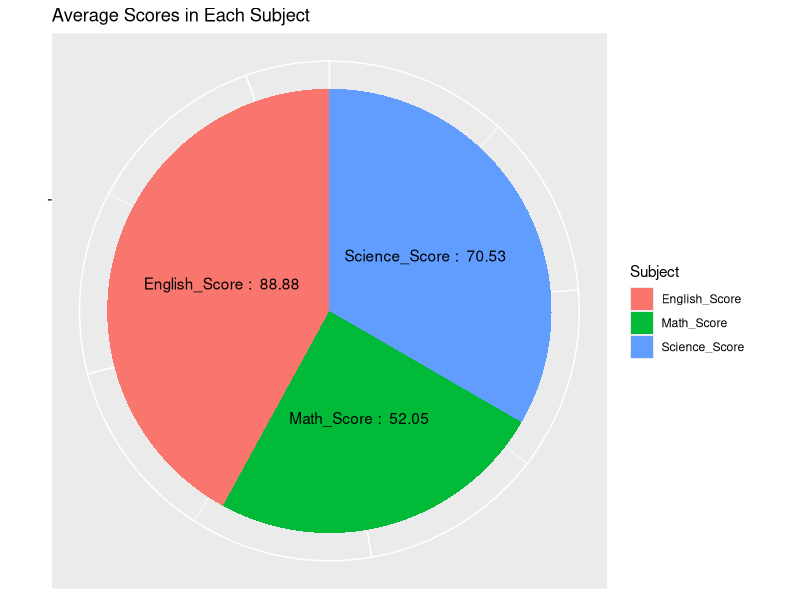
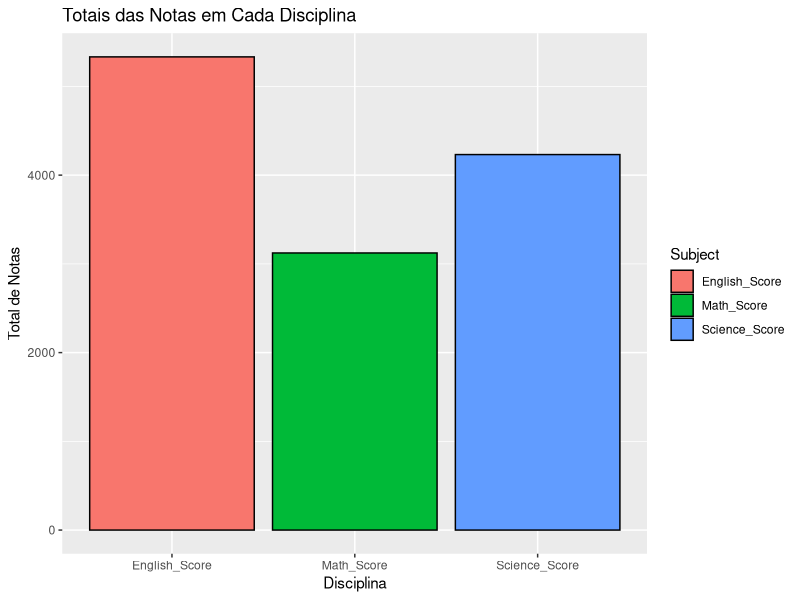
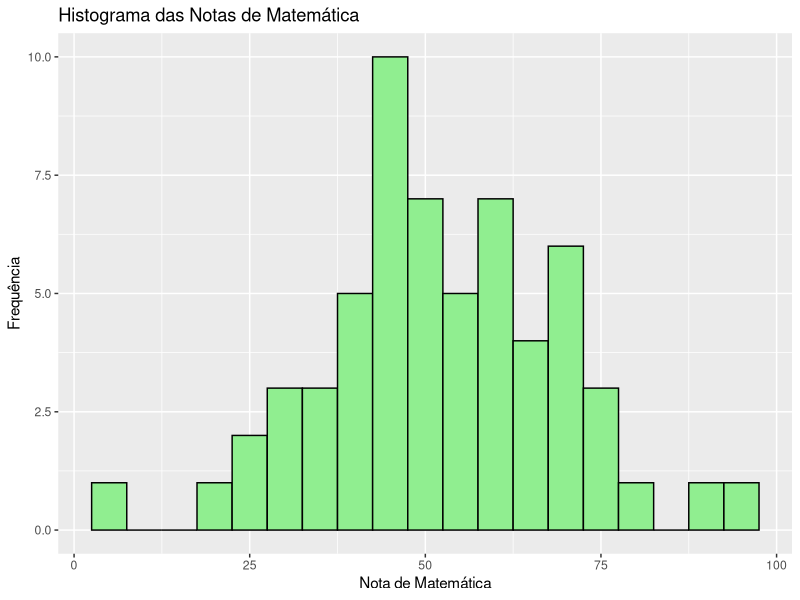
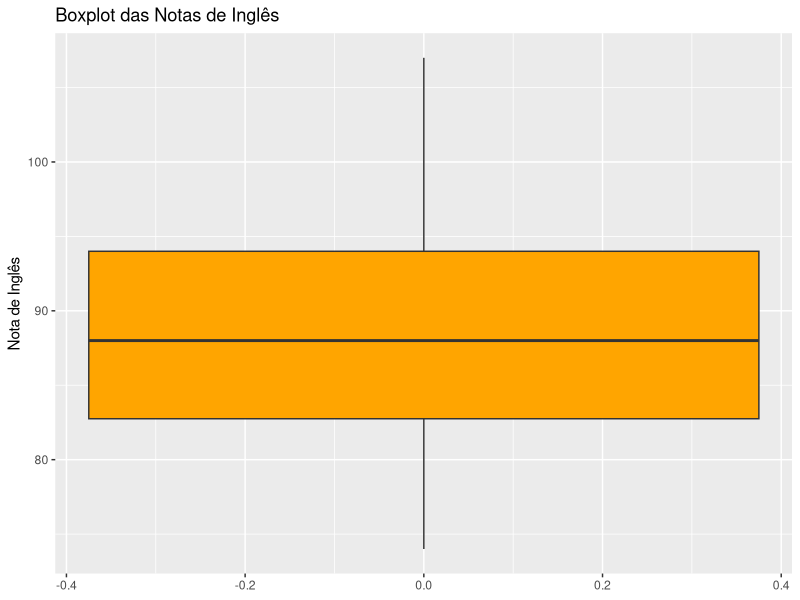
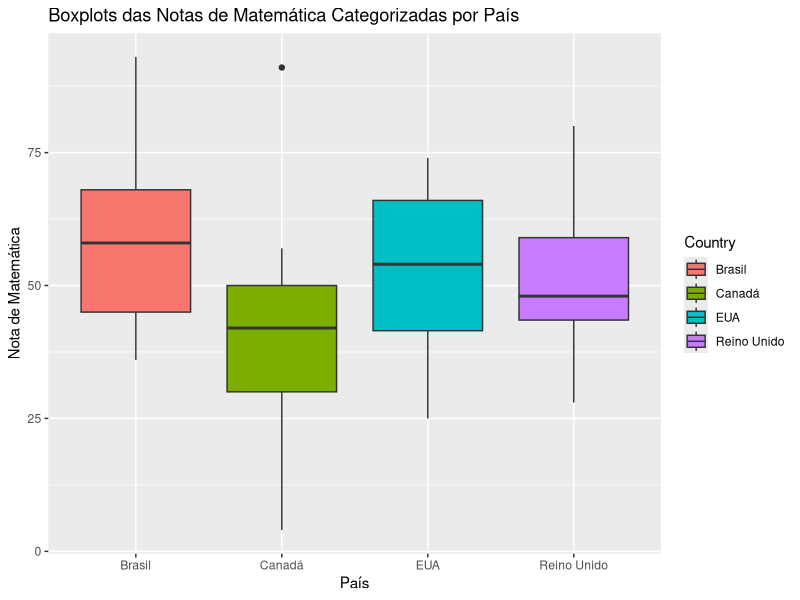
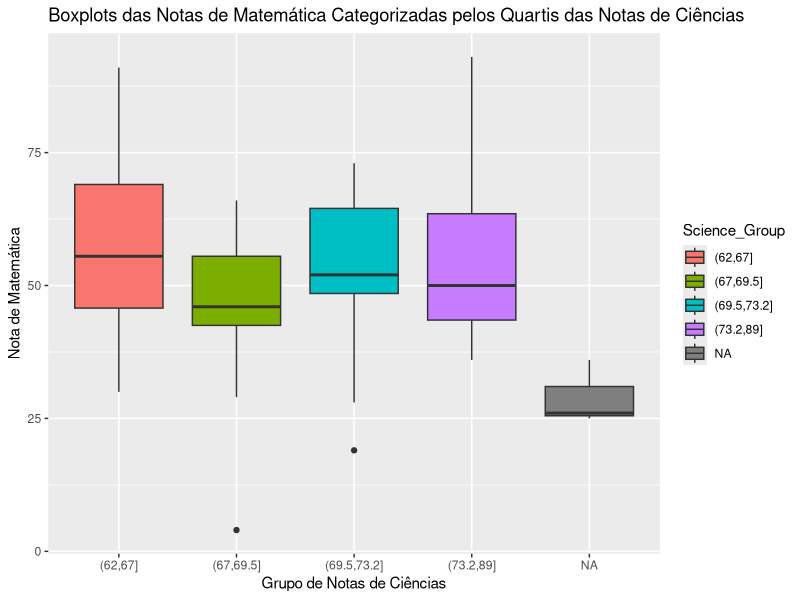
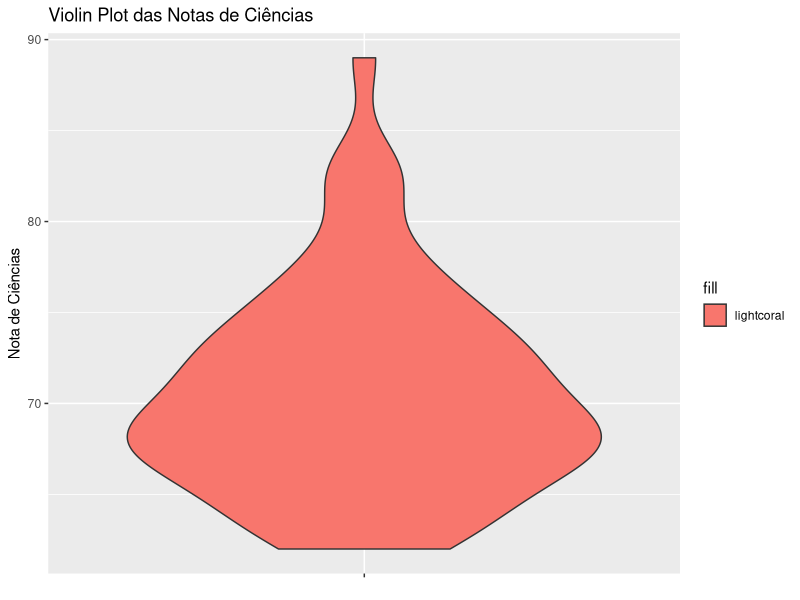
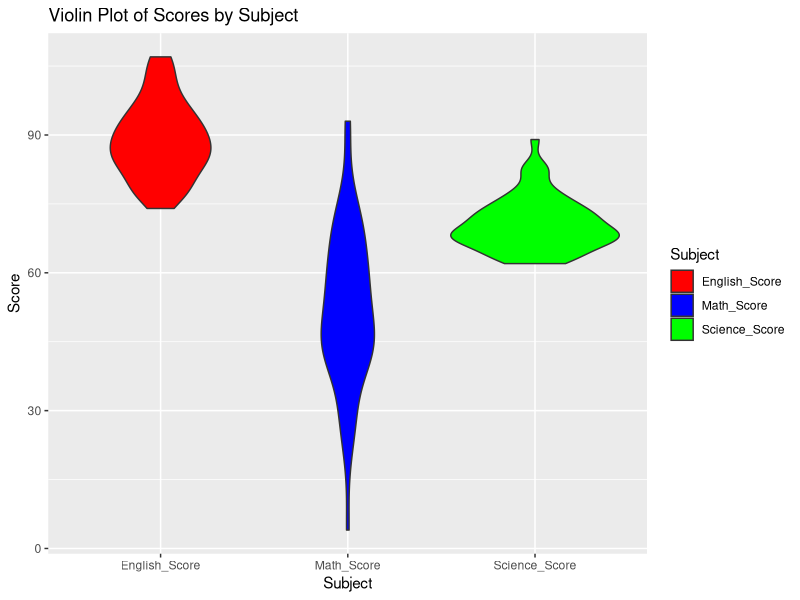

Recreate these plots in R, in order.
## ---- chunk 1
knitr::opts_chunk$set(echo = TRUE)
## ---- chunk 2
library(ggplot2)


data <- read.csv("student_scores_with_country.csv")
## ---- chunk 3

# Calculate average scores and round them
avg_scores <- round(colMeans(data[, c("Math_Score", "English_Score", "Science_Score")]), digits = 2)
avg_scores_df <- data.frame(Subject = names(avg_scores), Average_Score = avg_scores)

# Create pie chart
pie_chart <- ggplot(avg_scores_df, aes(x = "", y = Average_Score, fill = Subject)) +
  geom_bar(stat = "identity") +
  coord_polar("y", start = 0) +
  labs(title = "Average Scores in Each Subject") +
  geom_text(aes(label = paste(Subject, ": ", Average_Score)), position = position_stack(vjust = 0.5)) +
  theme(axis.text = element_blank(), axis.title = element_blank())  

# Print the pie chart
print(pie_chart)

## ---- chunk 4
total_scores <- colSums(data[, c("Math_Score", "English_Score", "Science_Score")])
total_scores_df <- data.frame(Subject = names(total_scores), Total_Score = total_scores)
bar_plot <- ggplot(total_scores_df, aes(x = Subject, y = Total_Score, fill = Subject)) +
  geom_bar(stat = "identity", color = "black") +
  labs(title = "Totais das Notas em Cada Disciplina", x = "Disciplina", y = "Total de Notas")
print(bar_plot)
## ---- chunk 5
histogram <- ggplot(data, aes(x = Math_Score)) +
  geom_histogram(binwidth = 5, fill = "lightgreen", color = "black") +
  labs(title = "Histograma das Notas de Matemática", x = "Nota de Matemática", y = "Frequência")
print(histogram)
## ---- chunk 6
boxplot <- ggplot(data, aes(y = English_Score)) +
  geom_boxplot(fill = "orange") +
  labs(title = "Boxplot das Notas de Inglês", y = "Nota de Inglês")
print(boxplot)
## ---- chunk 7
boxplot_country <- ggplot(data, aes(x = Country, y = Math_Score, fill = Country)) +
  geom_boxplot() +
  labs(title = "Boxplots das Notas de Matemática Categorizadas por País", x = "País", y = "Nota de Matemática")
print(boxplot_country)
## ---- chunk 8
data$Science_Group <- cut(data$Science_Score, breaks = quantile(data$Science_Score, probs = c(0, 0.25, 0.5, 0.75, 1), na.rm = TRUE))
boxplot_categorized <- ggplot(data, aes(x = Science_Group, y = Math_Score, fill = Science_Group)) +
  geom_boxplot() +
  labs(title = "Boxplots das Notas de Matemática Categorizadas pelos Quartis das Notas de Ciências", x = "Grupo de Notas de Ciências", y = "Nota de Matemática")
print(boxplot_categorized)
## ---- chunk 9
violinplot <- ggplot(data, aes(x = "", y = Science_Score, fill = "lightcoral")) +
  geom_violin() +
  labs(title = "Violin Plot das Notas de Ciências", x = NULL, y = "Nota de Ciências")
print(violinplot)
## ---- chunk 10
library(tidyr)
# Reshape the data into longer format
data_long <- pivot_longer(data, cols = ends_with("_Score"), names_to = "Subject", values_to = "Score")

# Create the violin plot
violin_plot <- ggplot(data_long, aes(x = Subject, y = Score, fill = Subject)) +
  geom_violin() +
  labs(title = "Violin Plot of Scores by Subject", x = "Subject", y = "Score") +
  scale_fill_manual(values = c("red", "blue", "green"))  # Custom fill colors for violin plots

# Print the violin plot
print(violin_plot)
## ---- chunk 11
descriptive_stats <- aggregate(cbind(Math_Score, English_Score, Science_Score) ~ Country, data = data, FUN = function(x) c(Média = mean(x), Mediana = median(x), SD = sd(x), Mínimo = min(x), Máximo = max(x)))
print(descriptive_stats)

